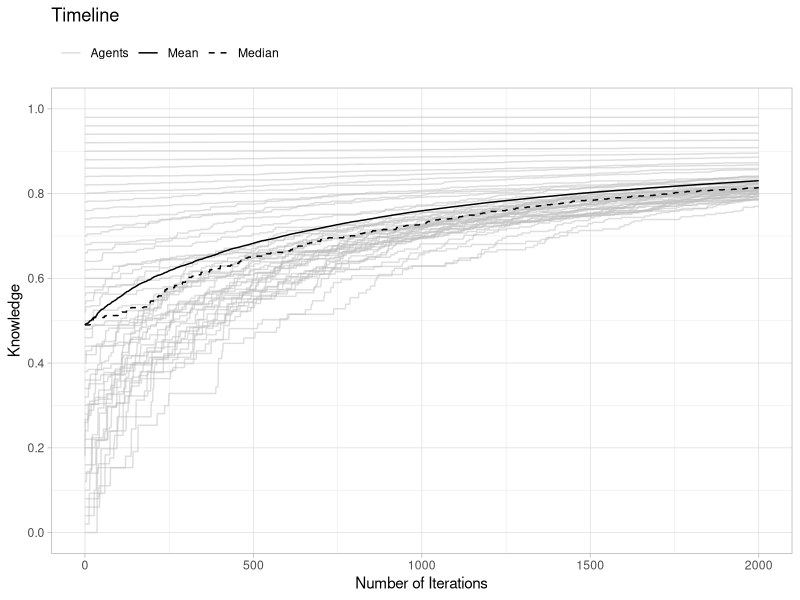

The R script that drew this image: (Note: a time limit stopped this script after it produced the figure.)
## ---- chunk 1
library(tidyverse)  
# set.seed(1)
## ---- chunk 2
nA = 5            # number of Agents
ID = seq_len(nA)  # ID of the Agents

Pop <- tibble( ID = ID )
Pop
## ---- chunk 3
set_Knowledge <- function(Pop = Pop,
                          Typ = FALSE,
                          K = Knowledge) {
  Kname <- "Knowledge"
  if (Typ != FALSE) {
    Kname <- paste(Kname, Typ, sep = "_")
  }
  if (Kname %in% colnames(Pop)) {
    Pop <- Pop %>%
      mutate(!!Kname := K)
  } else {
    Pop[[Kname]] <- K
  }
  Pop <- Pop %>%

  return(Pop)
}
## ---- chunk 4
K <- seq_len(nA)/5

Pop <- set_Knowledge( Pop = Pop, K = 0.5 )
Pop <- set_Knowledge( Pop = Pop, Typ = "A", K = K )
Pop
## ---- chunk 5
update_Knowledge <- function(Pop = Pop,
                            Typ = FALSE,
                            add = 0,
                            fac = 1) {
  Kname <- "Knowledge"
  if (Typ != FALSE) {
    Kname <- paste(Kname, Typ, sep = "_")
  }
  if (Kname %in% colnames(Pop)) {
    Pop <- Pop %>%
      mutate( !!Kname := ( .data[[Kname]] + add ) * fac )
  } else {
    Pop <- set_Knowledge(Pop = Pop, K = add, Typ = Typ)
    Pop <- Pop %>%
      mutate( !!Kname := .data[[Kname]] * fac )
  }
  return(Pop)
}
## ---- chunk 6
add <- seq_len(nA)/20
fac <- seq_len(nA)/10 

Pop <- update_Knowledge( Pop = Pop, add = add ) 
Pop <- update_Knowledge( Pop = Pop, Typ = "A", fac = fac ) 
Pop <- update_Knowledge( Pop = Pop, Typ = "B", add = add, fac = fac ) 
Pop
## ---- chunk 7
set_LearnRate <- function(Pop = Pop,
                          LR = LearnRate) {
  LRname <- "LearnRate"
  Pop <- Pop %>%
    mutate(!!LRname := LR,
           !!LRname := pmax(.data[[LRname]],1E-3))
  return(Pop)
}
## ---- chunk 8
LR <- seq_len(nA)/5  
Pop <- set_LearnRate( Pop = Pop, LR = 1 ) 
Pop
## ---- chunk 9
update_LearnRate_Knowledge <- function(Pop = Pop,
                                       Typ = FALSE) {
  LR <- "LearnRate"
  Kname <- "Knowledge"
  if (Typ != FALSE) {
    Kname <- paste(Kname, Typ, sep = "_")
  }
  if (Kname %in% colnames(Pop)) {
    Pop <- Pop %>%
      mutate( !!LR := .data[[Kname]] * 0.5 )
  }
  return(Pop)
}
## ---- chunk 10
Pop <- update_LearnRate_Knowledge( Pop = Pop )  
Pop
## ---- chunk 11
set_StudyTime <- function(Pop = Pop,
                          ST = 0) {
  STname <- "StudyTime"
  Pop <- Pop %>%
    mutate(!!STname := ST)
  return(Pop)
}
## ---- chunk 12
Pop <- set_StudyTime( Pop = Pop, ST = 3)  
Pop
## ---- chunk 13
update_StudyTime <- function(Pop = Pop,
                             dT = TimeToAdd) {
  STname <- "StudyTime"
  if (STname %in% colnames(Pop)) {
    Pop <- Pop %>%
      mutate( !!STname := .data[[STname]] + dT )
  } else {
    Pop <- set_StudyTime(Pop = Pop, ST = dT )
  }
  return(Pop)
}
## ---- chunk 14
s <- Pop

Pop <- update_StudyTime( Pop = s, dT = 1)   
Pop
## ---- chunk 15
sel_SubPop <- function(Pop = Pop,
                       IDs = NULL,
                       n = 2) {
    if (is.null(IDs)) {
      IDs <- sample( Pop[["ID"]], size=n )
    }
  SubPop <- list()
  SubPop$sel <- Pop %>%
    filter(ID %in% IDs) %>%
    arrange(match(ID, IDs))
  SubPop$rest <- Pop %>%
    filter(!ID %in% IDs)
  return(SubPop)
}
## ---- chunk 16
SubPop <- sel_SubPop( Pop = Pop )
SubPop$sel
SubPop$rest
## ---- chunk 17
SubPop <- sel_SubPop( Pop = Pop , IDs = c(2, 1))
SubPop$sel
SubPop$rest
## ---- chunk 18
int_SubPop <- function(SubPop = SubPop,
                       Pop = Pop) {
  col_sort <- colnames(Pop)
  SubPop <- SubPop[, col_sort]
  IDs <- SubPop[["ID"]]
  Pop[Pop$ID %in% IDs,] <- SubPop
  Pop <- Pop %>%
    arrange(ID)
  return(Pop)
}
## ---- chunk 19
Pop
SubPop <- sel_SubPop(Pop = Pop, n = 2 )$sel
SubPop <- set_Knowledge(Pop = SubPop, K = 0)
SubPop
Pop <- int_SubPop(SubPop = SubPop, Pop = Pop)
Pop
## ---- chunk 20

get_Timeline <- function(TL = Timeline,
                          Time = 0,
                          Pop = Pop,
                          Info = name,
                          Sum = 0) {
  TLadd <- tibble( ID = Pop[["ID"]],
                   Time = Time,
                   !!Info := Pop[[Info]])
  if (Sum == 1) {
    Sumname1 <- paste(Info,"mean", sep = "_")
    Sumname2 <- paste(Info,"median", sep = "_")
    TLadd <- TLadd %>%
        mutate(!!Sumname1 := mean(Pop[[Info]], na.rm = TRUE),
               !!Sumname2 := median(Pop[[Info]], na.rm = TRUE))
    }
  if (Time == 0) {
    TL <- TLadd
  } else {
    TL <- bind_rows(TL, TLadd)
  }
  return(TL) 
}
## ---- chunk 21
Timeline <- get_Timeline( TL = Timeline, 
                           Time = 0, 
                           Pop = Pop, 
                           Info = "Knowledge", 
                           Sum = 1)
Timeline <- get_Timeline( TL = Timeline, 
                           Time = 1, 
                           Pop = Pop, 
                           Info = "Knowledge", 
                           Sum = 1)
Timeline

## ---- chunk 22
learn <- function(Pop = Pop,
                  Typ = FALSE,
                  LR = FALSE,
                  ST = StudyTime) {
  Kname <- "Knowledge"
  if (Typ != FALSE) {
    Kname <- paste(Kname, Typ, sep = "_")
  }
  if (Kname %in% colnames(Pop)) {
    K <- Pop[[Kname]]
  }
  if (LR == FALSE) {
    if ("LearnRate" %in% colnames(Pop)) {
      LR <- Pop[["LearnRate"]]
    }
  }

  T0 <- ( 1 - K )^( 1 / -LR )   # assumed time learnd allready
  K <- 1 - ( T0 + ST )^( -LR )  # Knowledge after time learnd
  
  Pop <- set_Knowledge(Pop = Pop, Typ = Typ, K = K)
  Pop <- update_StudyTime(Pop = Pop, dT = ST)
  return(Pop)
}
## ---- chunk 23

Pop <- tibble( ID = ID )
Pop <- set_Knowledge(Pop = Pop, K = 0.1)
Pop <- set_LearnRate(Pop = Pop, LR = 1)
Pop

Pop <- learn( Pop = Pop, ST = 10)
Pop
## ---- chunk 24
plt_Timeline <- function(TL = Timeline) {
  ggplot(data = TL, aes(x = Time)) +
  geom_line(aes(y = Knowledge, group = ID, color = "Agents"), 
            alpha = 0.5,
            linetype = "solid") +
  geom_line(aes(y = Knowledge_mean, color = "Mean"),
            linetype = "solid")  +
  geom_line(aes(y = Knowledge_median, color = "Median"),
            linetype = "dashed") +
  ggtitle("Timeline") +
  xlab("Number of Iterations") +
  ylab("Knowledge") +
  scale_y_continuous(
    limits = c(0, 1),
    breaks = seq(0, 1, 0.2)
  ) +
  scale_color_manual(
    values = c("Agents" = "grey", "Mean" = "black", "Median" = "black"),
    labels = c("Agents" = "Agents", "Mean" = "Mean", "Median" = "Median")
  ) +
  theme_light() +
  theme(legend.title = element_blank(),
        legend.position = "top",
        legend.justification = "left"
        )
}
## ---- chunk 25
sim_meeting <- function(Pop = Pop,
                      Typ = FALSE,
                      LR = FALSE,
                      ST = 1,
                      STn = Itterations) {
  Kname <- "Knowledge"
  if (Typ != FALSE) {
    Kname <- paste(Kname, Typ, sep = "_")
  }
  Pop <- update_LearnRate_Knowledge( Pop = Pop )
  Pop <- set_StudyTime( Pop = Pop )
  TL <- get_Timeline( TL =TL,
                       Time = 0,
                       Pop = Pop,
                       Info = Kname,
                       Sum = 1 )
  for(i in 1:STn) {
    SubPop <- sel_SubPop( Pop = Pop, n = 2 )$sel
    SubPop <- learn( Pop = SubPop, 
                     ST = ST,
                     LR = mean( SubPop[["LearnRate"]] ))
    SubPop <- update_LearnRate_Knowledge( Pop = SubPop )
    SubPop <- update_StudyTime( Pop = SubPop, dT = ST)
    Pop <- int_SubPop( SubPop = SubPop, Pop = Pop )
    TL <- get_Timeline( TL =TL,
                         Time = i,
                         Pop = Pop,
                         Info = Kname,
                         Sum = 1 )
  }
    
  Output <- list( Pop = Pop,
                  TL = TL)
  return(Output)
}
## ---- chunk 26

nA = 50                          # number of Agents
ID = seq_len(nA)                 # ID of the Agents
K = (seq_len(nA)-1)/50           # Knowledge

Pop <- tibble( ID = ID )
Pop <- set_Knowledge( Pop = Pop, K = K )
Pop

res <- sim_meeting(Pop = Pop,
                   ST = 1,
                   STn = 2000)

res$Pop
plt_Timeline(res$TL)
## ---- chunk 27
K = 0           # Knowledge

Pop <- tibble( ID = ID )
Pop <- set_Knowledge( Pop = Pop, K = K )
Pop[ID == 1, "Knowledge"] <- 0.8
Pop

res <- sim_meeting(Pop = Pop,
                   ST = 1,
                   STn = 2000)

res$Pop
plt_Timeline(res$TL)
